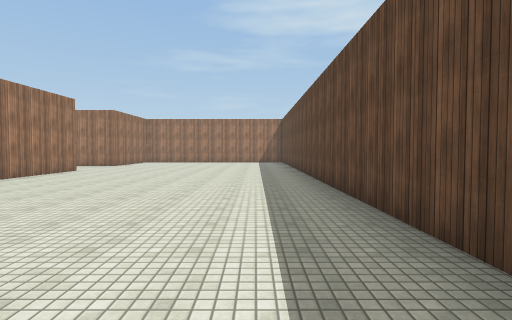
View 1 (above)

18 first-person views from a walk through a scene from a Unity 3-D project. The camera is 1.5 m above the floor, tilts 2° down and sees 80° across. The floor is counted in squares, 2 m on a side. Each view is taken from the middle of a square. On the plan, view 1 faces up. The plan holds only what a view shows up to about 10 squares ahead; the rest is blank. The place goes on beyond the plan. Surface patterns are stand-ins for the level's own textures.

View 2
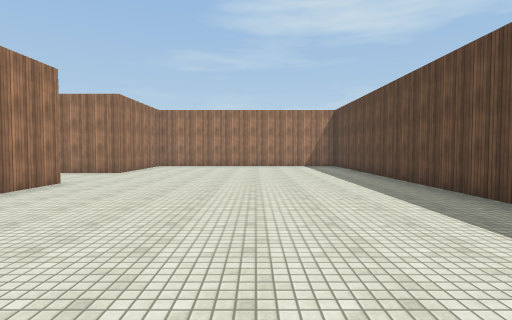

View 3
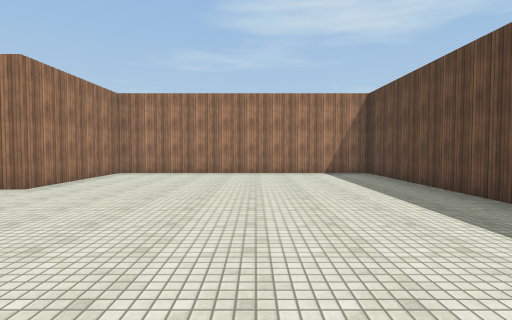

View 4
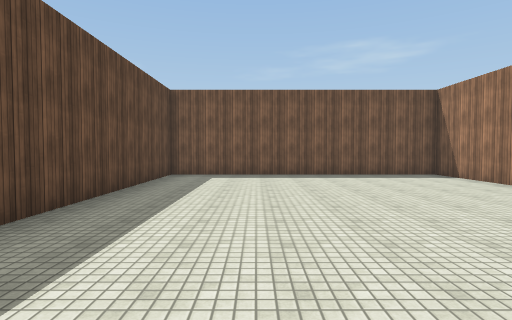

View 5
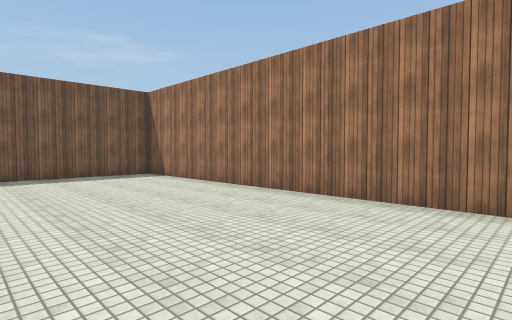

View 6
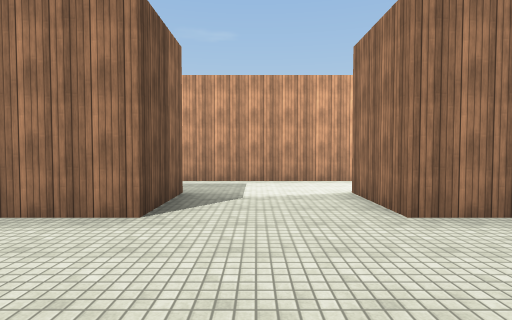

View 7
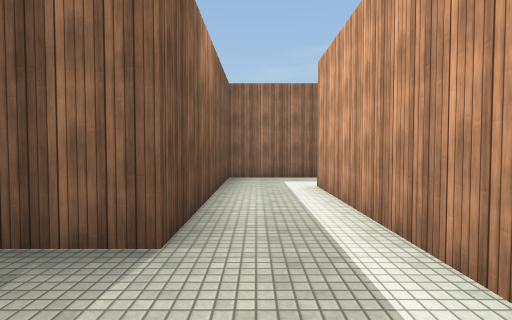

View 8
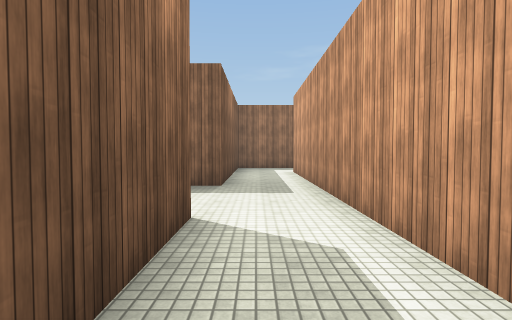

View 9
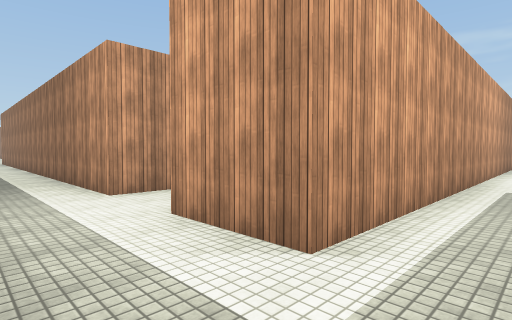

View 10
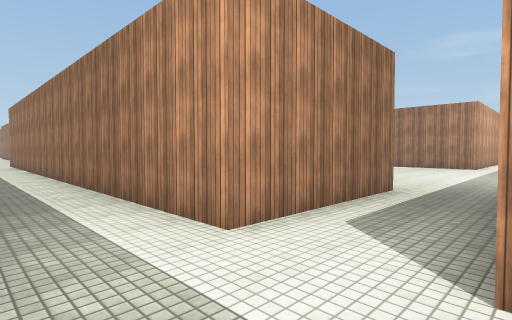

View 11
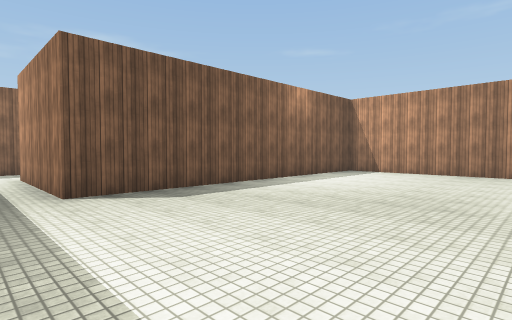

View 12
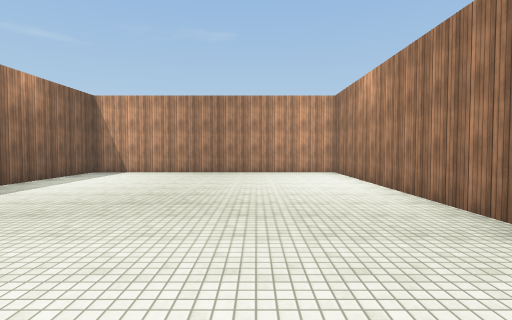

View 13
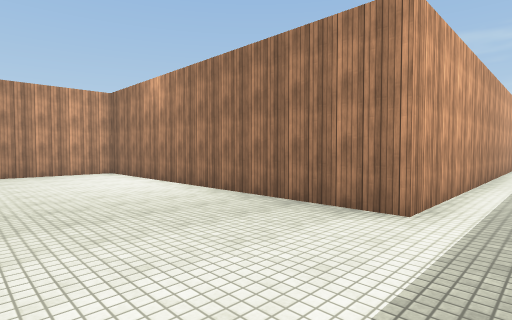

View 14
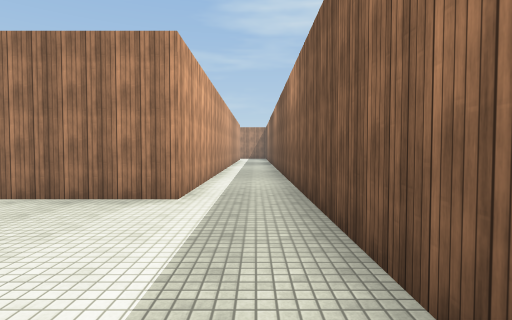

View 15
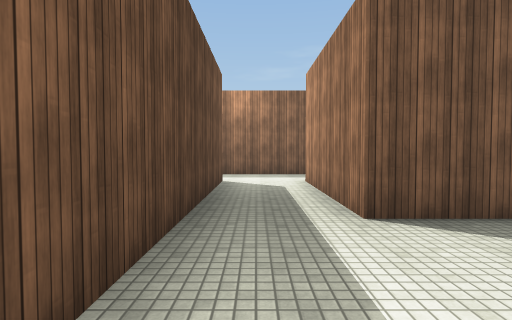

View 16
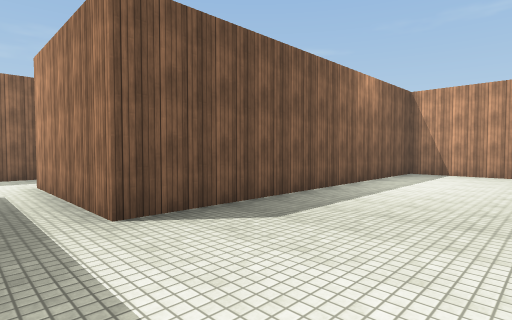

View 17
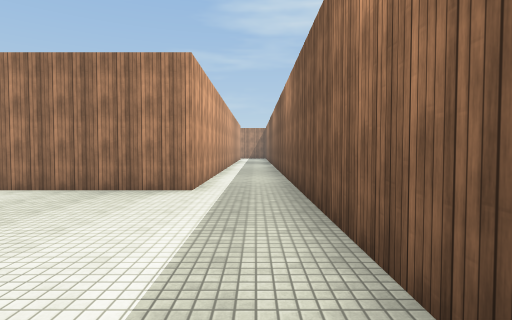

View 18
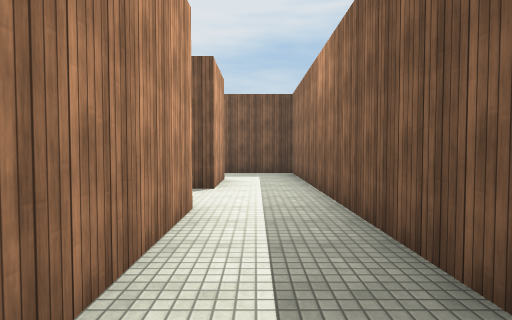

### Floor plan
Ten units are one square. View 1 is at (0, 0); x grows to the right and y downward. Boxes are objects, and circles mark ways between rooms. Rooms are numbered by the first view taken in them; rooms with no view inside come last. Other rooms are left out.
<svg viewBox="-275 -230 295 255">
<path fill="none" stroke="#000" d="M-106 -48 -83 -48 -83 -107 -63 -107 -63 20 15 20 15 -176 -63 -176 -63 -137 -83 -137 -83 -162M-102 -180 -102 -68M-142 -225 -142 -186 -230 -186 -230 -107 -142 -107 -142 -68M-146 -48 -106 -48M-102 -68 -122 -68 -122 -224M-168 -48 -146 -48M-142 -68 -244 -68"/>
<circle cx="-115" cy="-55" r="3" fill="#2a7"/>
<circle cx="-140" cy="-55" r="3" fill="#2a7"/>
<text x="-40" y="-90">1</text>
<text x="-170" y="-140">2</text>
<text x="-270" y="-50">3</text>
</svg>
Room 1 opens to room 2. Room 2 opens to room 3.

Where each view was taken, in squares from view 1:
view 1: 0 up, 0 right, facing up
view 2: 4 up, 2 left, facing up
view 3: 8 up, 2 left, facing up
view 4: 7 up, 1 left, facing down
view 5: 7 up, 2 left, facing down-left
view 6: 12 up, 3 left, facing left
view 7: 13 up, 9 left, facing down
view 8: 17 up, 9 left, facing down
view 9: 5 up, 9 left, facing up-left
view 10: 5 up, 12 left, facing up-left
view 11: 16 up, 13 left, facing down-left
view 12: 16 up, 13 left, facing left
view 13: 15 up, 13 left, facing up-left
view 14: 14 up, 13 left, facing up
view 15: 14 up, 13 left, facing down
view 16: 14 up, 13 left, facing down-left
view 17: 13 up, 13 left, facing up
view 18: 6 up, 18 left, facing right
